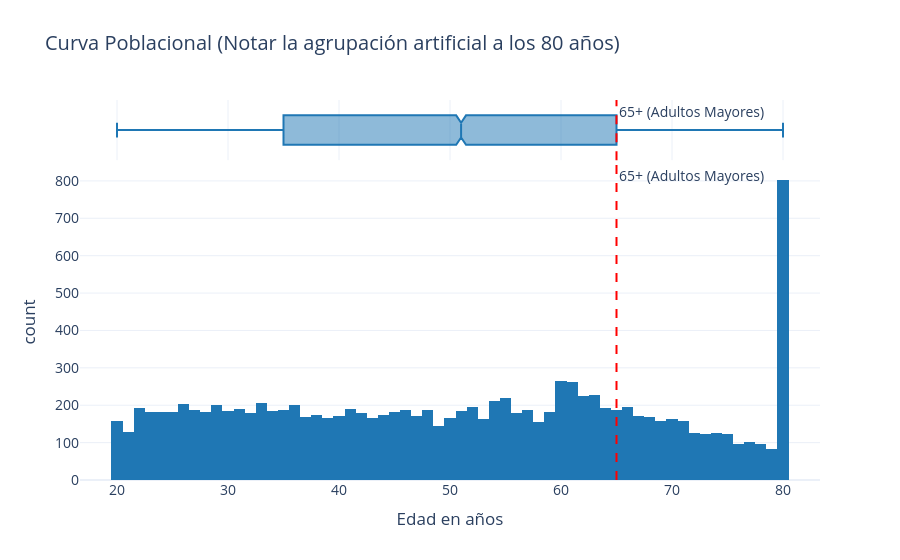

Notebook code for this chart:
### Markdown cell above
## 2. Distribución Poblacional: Efecto de Privacidad Top-Coded

> [!IMPORTANT]
> **Manual de Lectura:** El histograma azul muestra cuántas personas hay en cada rango de edad. Arriba verás una pequeña caja horizontal (Boxplot) que marca dónde se concentra el 50% de la gente (la mediana).
> 
> **Hallazgo Clave:** Verás una barra anormalmente alta en los 80 años. El CDC agrupa (Top-codes) a todas las personas de 80, 85, 90 o 100 años bajo el número "80" para que no puedan ser identificadas. Para nuestro proyecto de longevidad, asumiremos que "80" significa "80+".

### Code cell
fig = px.histogram(
    df, 
    x='RIDAGEYR', 
    title='Curva Poblacional (Notar la agrupación artificial a los 80 años)',
    labels={'RIDAGEYR': 'Edad en años'},
    marginal='box',
    color_discrete_sequence=['#1f77b4']
)

fig.add_vline(x=65, line_dash="dash", line_color="red", annotation_text="65+ (Adultos Mayores)")
fig.update_layout(font=dict(size=14))
fig.show()

### Figure 1 — Plotly figure (JSON) as saved in the notebook; plotly's stock layout.template omitted (floating-point values rounded to 4 significant figures; data arrays with more than 128 entries replaced by an {"elided": "..."} marker saying what was removed)
{"data": [{"bingroup": "x", "hovertemplate": "Edad en años=%{x}<br>count=%{y}<extra></extra>", "legendgroup": "", "marker": {"color": "#1f77b4", "pattern": {"shape": ""}}, "name": "", "orientation": "v", "showlegend": false, "type": "histogram", "x": {"elided": "11288 float values"}, "xaxis": "x", "yaxis": "y"}, {"hovertemplate": "Edad en años=%{x}<extra></extra>", "legendgroup": "", "marker": {"color": "#1f77b4"}, "name": "", "notched": true, "showlegend": false, "type": "box", "x": {"elided": "11288 float values"}, "xaxis": "x2", "yaxis": "y2"}], "layout": {"annotations": [{"showarrow": false, "text": "65+ (Adultos Mayores)", "x": 65, "xanchor": "left", "xref": "x", "y": 1, "yanchor": "top", "yref": "y domain"}, {"showarrow": false, "text": "65+ (Adultos Mayores)", "x": 65, "xanchor": "left", "xref": "x2", "y": 1, "yanchor": "top", "yref": "y2 domain"}], "barmode": "relative", "font": {"size": 14}, "legend": {"tracegroupgap": 0}, "shapes": [{"line": {"color": "red", "dash": "dash"}, "type": "line", "x0": 65, "x1": 65, "xref": "x", "y0": 0, "y1": 1, "yref": "y domain"}, {"line": {"color": "red", "dash": "dash"}, "type": "line", "x0": 65, "x1": 65, "xref": "x2", "y0": 0, "y1": 1, "yref": "y2 domain"}], "title": {"text": "Curva Poblacional (Notar la agrupación artificial a los 80 años)"}, "xaxis": {"anchor": "y", "domain": [0, 1], "title": {"text": "Edad en años"}}, "xaxis2": {"anchor": "y2", "domain": [0, 1], "matches": "x", "showgrid": true, "showticklabels": false}, "yaxis": {"anchor": "x", "domain": [0, 0.8316], "title": {"text": "count"}}, "yaxis2": {"anchor": "x2", "domain": [0.8416, 1], "matches": "y2", "showgrid": false, "showline": false, "showticklabels": false, "ticks": ""}}}
